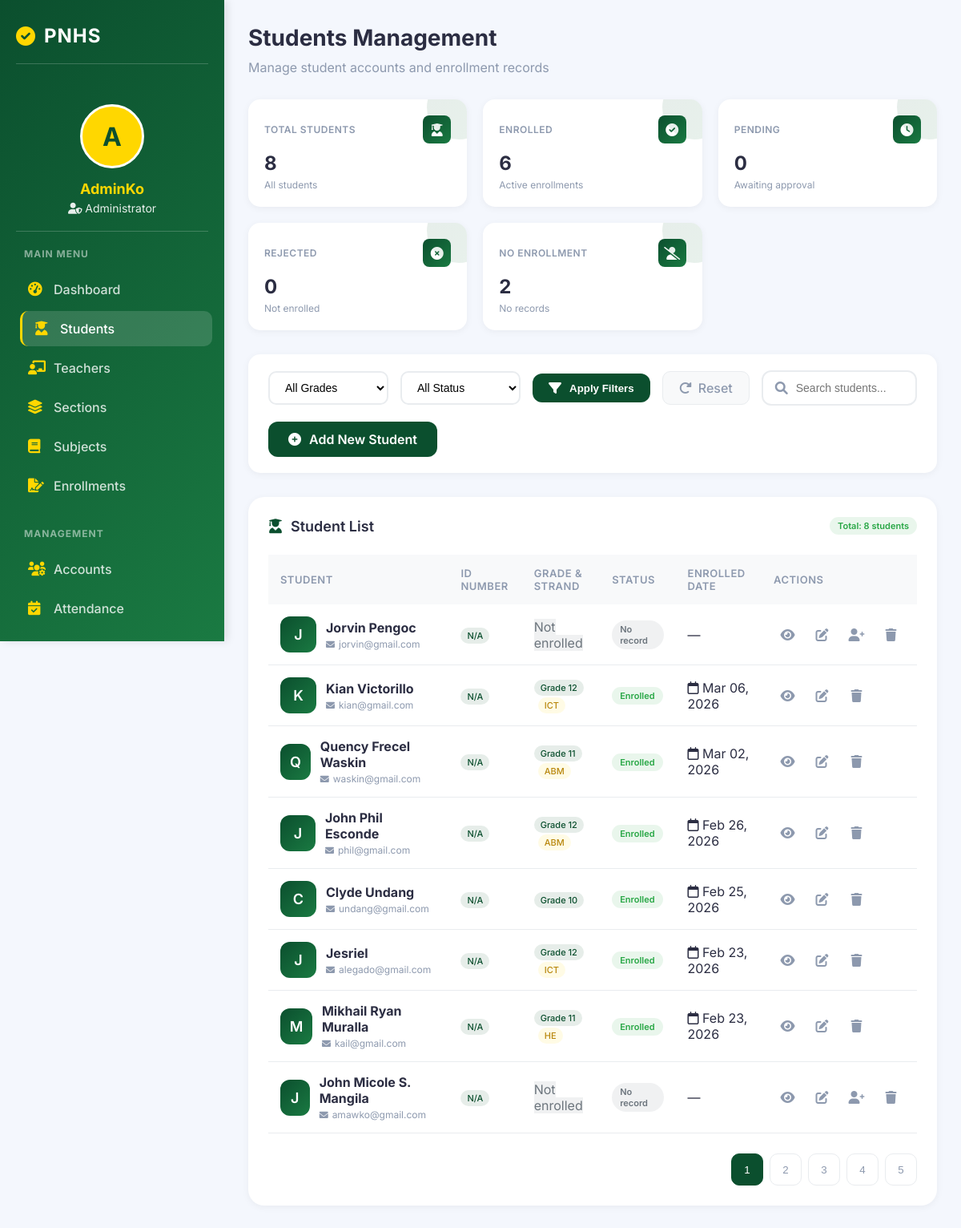
/admin/students.php (signed in), run on the app's committed database.
### tables this page shows
CREATE TABLE `users` (
  `id` int(11) NOT NULL,
  `id_number` varchar(50) DEFAULT NULL,
  `fullname` varchar(100) DEFAULT NULL,
  `email` varchar(100) DEFAULT NULL,
  `password` varchar(255) DEFAULT NULL,
  `is_approved` tinyint(1) DEFAULT 0,
  `role` enum('Admin','Registrar','Teacher','Student') DEFAULT NULL,
  `created_at` timestamp NOT NULL DEFAULT current_timestamp()
);

CREATE TABLE `enrollments` (
  `id` int(11) NOT NULL,
  `student_id` int(11) NOT NULL,
  `grade_id` int(11) NOT NULL,
  `section_id` int(11) DEFAULT NULL,
  `school_year` varchar(20) NOT NULL,
  `status` enum('Pending','Enrolled','Rejected') DEFAULT 'Pending',
  `strand` varchar(50) DEFAULT NULL,
  `form_138` varchar(255) DEFAULT NULL,
  `created_at` timestamp NOT NULL DEFAULT current_timestamp()
);

CREATE TABLE `grade_levels` (
  `id` int(11) NOT NULL,
  `grade_name` varchar(20) DEFAULT NULL
);

### admin/students.php (the view, shortened to what this page needs)
<?php
include("../config/database.php");
$admin_name = $_SESSION['user']['fullname'];
$search_query = isset($_GET['search']) ? $_GET['search'] : '';
$query = "
    SELECT u.*,
           e.id as enrollment_id,
           e.grade_id,
           e.status as enrollment_status,
           e.strand,
           e.school_year,
           e.created_at as enrolled_date,
           g.grade_name
    FROM users u
    LEFT JOIN enrollments e ON u.id = e.student_id
    LEFT JOIN grade_levels g ON e.grade_id = g.id
    WHERE u.role = 'Student'
";
$query .= " ORDER BY u.created_at DESC";
$students = $conn->query($query);
$total_students = $conn->query("SELECT COUNT(*) as count FROM users WHERE role = 'Student'")->fetch_assoc()['count'];
$enrolled_students = $conn->query("
    SELECT COUNT(DISTINCT u.id) as count
    FROM users u
    JOIN enrollments e ON u.id = e.student_id
    WHERE u.role = 'Student' AND e.status = 'Enrolled'
")->fetch_assoc()['count'];
$pending_students = $conn->query("
    SELECT COUNT(DISTINCT u.id) as count
    FROM users u
    JOIN enrollments e ON u.id = e.student_id
    WHERE u.role = 'Student' AND e.status = 'Pending'
")->fetch_assoc()['count'];
$rejected_students = $conn->query("
    SELECT COUNT(DISTINCT u.id) as count
    FROM users u
    JOIN enrollments e ON u.id = e.student_id
    WHERE u.role = 'Student' AND e.status = 'Rejected'
")->fetch_assoc()['count'];
$no_enrollment = $total_students - ($enrolled_students + $pending_students + $rejected_students);
?>
<!DOCTYPE html>
<html lang="en">
<head>
    <link rel="stylesheet" href="https://cdnjs.cloudflare.com/ajax/libs/font-awesome/6.0.0/css/all.min.css">
</head>
<body>
    <div class="app-container">
        <div class="sidebar">
            <h2>
                <i class="fas fa-check-circle"></i>
                <span>PNHS</span>
            </h2>
            <div class="admin-info">
                <div class="admin-avatar">
                    <?php echo strtoupper(substr($admin_name, 0, 1)); ?>
                </div>
                <h3><?php echo htmlspecialchars(explode(' ', $admin_name)[0]); ?></h3>
                <p><i class="fas fa-user-shield"></i> Administrator</p>
            </div>
            <div class="menu-section">
                <h3>MAIN MENU</h3>
                <ul class="menu-items">
                    <li><a href="dashboard.php"><i class="fas fa-tachometer-alt"></i> <span>Dashboard</span></a></li>
                    <li><a href="students.php" class="active"><i class="fas fa-user-graduate"></i> <span>Students</span></a></li>
                    <li><a href="teachers.php"><i class="fas fa-chalkboard-teacher"></i> <span>Teachers</span></a></li>
                    <li><a href="sections.php"><i class="fas fa-layer-group"></i> <span>Sections</span></a></li>
                    <li><a href="subjects.php"><i class="fas fa-book"></i> <span>Subjects</span></a></li>
                    <li><a href="enrollments.php"><i class="fas fa-file-signature"></i> <span>Enrollments</span></a></li>
                </ul>
            </div>
            <div class="menu-section">
                <h3>MANAGEMENT</h3>
                <ul class="menu-items">
                    <li><a href="manage_accounts.php"><i class="fas fa-users-cog"></i> <span>Accounts</span></a></li>
                    <li><a href="attendance.php"><i class="fas fa-calendar-check"></i> <span>Attendance</span></a></li>
                </ul>
            </div>
        </div>
        <div class="main-content">
            <div class="dashboard-header">
                <h1>Students Management</h1>
                <p>Manage student accounts and enrollment records</p>
            </div>
            <div class="stats-container">
                <div class="stat-card">
                    <div class="stat-header">
                        <h3>Total Students</h3>
                        <div class="stat-icon">
                            <i class="fas fa-user-graduate"></i>
                        </div>
                    </div>
                    <div class="stat-number"><?php echo $total_students; ?></div>
                    <div class="stat-label">All students</div>
                </div>
                <div class="stat-card">
                    <div class="stat-header">
                        <h3>Enrolled</h3>
                        <div class="stat-icon">
                            <i class="fas fa-check-circle"></i>
                        </div>
                    </div>
                    <div class="stat-number"><?php echo $enrolled_students; ?></div>
                    <div class="stat-label">Active enrollments</div>
                </div>
                <div class="stat-card">
                    <div class="stat-header">
                        <h3>Pending</h3>
                        <div class="stat-icon">
                            <i class="fas fa-clock"></i>
                        </div>
                    </div>
                    <div class="stat-number"><?php echo $pending_students; ?></div>
                    <div class="stat-label">Awaiting approval</div>
                </div>
                <div class="stat-card">
                    <div class="stat-header">
                        <h3>Rejected</h3>
                        <div class="stat-icon">
                            <i class="fas fa-times-circle"></i>
                        </div>
                    </div>
                    <div class="stat-number"><?php echo $rejected_students; ?></div>
                    <div class="stat-label">Not enrolled</div>
                </div>
                <div class="stat-card">
                    <div class="stat-header">
                        <h3>No Enrollment</h3>
                        <div class="stat-icon">
                            <i class="fas fa-user-slash"></i>
                        </div>
                    </div>
                    <div class="stat-number"><?php echo $no_enrollment; ?></div>
                    <div class="stat-label">No records</div>
                </div>
            </div>
            <div class="actions-bar">
                <form method="GET" action="" style="display: flex; gap: 15px; flex-wrap: wrap; width: 100%;">
                    <div class="filter-group">
                        <select name="grade" class="filter-select">
                            <option value="">All Grades</option>
                        </select>
                        <select name="status" class="filter-select">
                            <option value="">All Status</option>
                        </select>
                        <button type="submit" class="btn-add" style="padding: 10px 20px;">
                            <i class="fas fa-filter"></i> Apply Filters
                        </button>
                        <a href="students.php" class="btn-reset">
                            <i class="fas fa-redo-alt"></i> Reset
                        </a>
                    </div>
                    <div class="search-box">
                        <i class="fas fa-search"></i>
                        <input type="text" name="search" placeholder="Search students..." value="<?php echo htmlspecialchars($search_query); ?>">
                    </div>
                </form>
                <a href="add_student.php" class="btn-add">
                    <i class="fas fa-plus-circle"></i> Add New Student
                </a>
            </div>
            <div class="table-card">
                <div class="table-header">
                    <h3><i class="fas fa-user-graduate"></i> Student List</h3>
                    <span class="badge badge-enrolled">Total: <?php echo $students ? $students->num_rows : 0; ?> students</span>
                </div>
                <div class="table-container">
                    <table class="students-table">
                        <thead>
                            <tr>
                                <th>Student</th>
                                <th>ID Number</th>
                                <th>Grade & Strand</th>
                                <th>Status</th>
                                <th>Enrolled Date</th>
                                <th>Actions</th>
                            </tr>
                        </thead>
                        <tbody>
                            <?php if($students && $students->num_rows > 0): ?>
                                <?php while($student = $students->fetch_assoc()): ?>
                                    <tr>
                                        <td>
                                            <div class="student-info">
                                                <div class="student-avatar">
                                                    <?php echo strtoupper(substr($student['fullname'], 0, 1)); ?>
                                                </div>
                                                <div class="student-details">
                                                    <h4><?php echo htmlspecialchars($student['fullname']); ?></h4>
                                                    <span><i class="fas fa-envelope"></i> <?php echo htmlspecialchars($student['email']); ?></span>
                                                </div>
                                            </div>
                                        </td>
                                        <td>
                                            <span class="grade-tag"><?php echo $student['id_number'] ?? 'N/A'; ?></span>
                                        </td>
                                        <td>
                                            <?php if($student['grade_name']): ?>
                                                <span class="grade-tag"><?php echo htmlspecialchars($student['grade_name']); ?></span>
                                                <?php if($student['strand']): ?>
                                                    <span class="strand-tag"><?php echo htmlspecialchars($student['strand']); ?></span>
                                                <?php endif; ?>
                                            <?php else: ?>
                                                <span class="badge-none">Not enrolled</span>
                                            <?php endif; ?>
                                        </td>
                                        <td>
                                            <?php if($student['enrollment_status']): ?>
                                                <span class="badge badge-<?php echo strtolower($student['enrollment_status']); ?>">
                                                    <?php echo $student['enrollment_status']; ?>
                                                </span>
                                            <?php else: ?>
                                                <span class="badge badge-none">No record</span>
                                            <?php endif; ?>
                                        </td>
                                        <td>
                                            <?php if($student['enrolled_date']): ?>
                                                <span class="activity-time">
                                                    <i class="far fa-calendar"></i>
                                                    <?php echo date('M d, Y', strtotime($student['enrolled_date'])); ?>
                                                </span>
                                            <?php else: ?>
                                                <span class="activity-time">—</span>
                                            <?php endif; ?>
                                        </td>
                                        <td>
                                            <div class="action-btns">
                                                <a href="view_student.php?id=<?php echo $student['id']; ?>" class="btn-icon btn-view" title="View Details">
                                                    <i class="fas fa-eye"></i>
                                                </a>
                                                <a href="edit_student.php?id=<?php echo $student['id']; ?>" class="btn-icon btn-edit" title="Edit">
                                                    <i class="fas fa-edit"></i>
                                                </a>
                                                <?php if(!$student['enrollment_status']): ?>
                                                    <a href="enroll_student.php?id=<?php echo $student['id']; ?>" class="btn-icon btn-enroll" title="Enroll">
                                                        <i class="fas fa-user-plus"></i>
                                                    </a>
                                                <?php endif; ?>
                                                <a href="?delete=<?php echo $student['id']; ?>" class="btn-icon btn-delete" title="Delete"
                                                   onclick="return confirm('Are you sure you want to delete this student? This will also delete all associated records.')">
                                                    <i class="fas fa-trash"></i>
                                                </a>
                                            </div>
                                        </td>
                                    </tr>
                                <?php endwhile; ?>
                            <?php endif; ?>
                        </tbody>
                    </table>
                </div>
                <div class="pagination">
                    <button class="page-btn active">1</button>
                    <button class="page-btn">2</button>
                    <button class="page-btn">3</button>
                    <button class="page-btn">4</button>
                    <button class="page-btn">5</button>
                </div>
            </div>
        </div>
    </div>
</body>
</html>

### data on the page
users: fullname "J", fullname "Jorvin Pengoc", email "jorvin@gmail.com", id_number "N/A", shows "Not enrolled", shows "No record"
enrollments: student.fullname "K", student.fullname "Kian Victorillo", student.email "kian@gmail.com", student.id_number "N/A", grade.grade_name "Grade 12", strand "ICT", status "Enrolled", created_at "Mar 06, 2026"
enrollments: student.fullname "Q", student.fullname "Quency Frecel Waskin", student.email "waskin@gmail.com", student.id_number "N/A", grade.grade_name "Grade 11", strand "ABM", status "Enrolled", created_at "Mar 02, 2026"
enrollments: student.fullname "J", student.fullname "John Phil Esconde", student.email "phil@gmail.com", student.id_number "N/A", grade.grade_name "Grade 12", strand "ABM", status "Enrolled", created_at "Feb 26, 2026"
enrollments: student.fullname "C", student.fullname "Clyde Undang", student.email "undang@gmail.com", student.id_number "N/A", grade.grade_name "Grade 10", status "Enrolled", created_at "Feb 25, 2026"
enrollments: student.fullname "J", student.fullname "Jesriel", student.email "alegado@gmail.com", student.id_number "N/A", grade.grade_name "Grade 12", strand "ICT", status "Enrolled", created_at "Feb 23, 2026"
enrollments: student.fullname "M", student.fullname "Mikhail Ryan Muralla", student.email "kail@gmail.com", student.id_number "N/A", grade.grade_name "Grade 11", strand "HE", status "Enrolled", created_at "Feb 23, 2026"
users: fullname "J", fullname "John Micole S. Mangila", email "amawko@gmail.com", id_number "N/A", shows "Not enrolled", shows "No record"

### other printed values
substr($admin_name, 0, 1) "A"
explode(' ', $admin_name)[0] "AdminKo"
$total_students "8"
$enrolled_students "6"
$pending_students "0"
$rejected_students "0"
$no_enrollment "2"
$students->num_rows "8"
